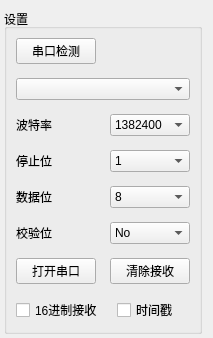
<?xml version="1.0" encoding="UTF-8"?>
<ui version="4.0">
 <class>WidgetSettings</class>
 <widget class="QWidget" name="WidgetSettings">
  <property name="geometry">
   <rect>
    <x>0</x>
    <y>0</y>
    <width>195</width>
    <height>336</height>
   </rect>
  </property>
  <property name="windowTitle">
   <string>Form</string>
  </property>
  <layout class="QHBoxLayout" name="horizontalLayout_2">
   <property name="leftMargin">
    <number>4</number>
   </property>
   <property name="topMargin">
    <number>9</number>
   </property>
   <property name="bottomMargin">
    <number>4</number>
   </property>
   <item>
    <layout class="QHBoxLayout" name="horizontalLayout">
     <property name="spacing">
      <number>0</number>
     </property>
     <item>
      <widget class="QGroupBox" name="groupBox">
       <property name="title">
        <string>设置</string>
       </property>
       <layout class="QVBoxLayout" name="verticalLayout_2">
        <item>
         <layout class="QVBoxLayout" name="verticalLayout">
          <property name="spacing">
           <number>14</number>
          </property>
          <item>
           <layout class="QHBoxLayout" name="horizontalLayout_3">
            <item>
             <widget class="QPushButton" name="btnSearchPort">
              <property name="text">
               <string>串口检测</string>
              </property>
             </widget>
            </item>
            <item>
             <spacer name="horizontalSpacer">
              <property name="orientation">
               <enum>Qt::Horizontal</enum>
              </property>
              <property name="sizeHint" stdset="0">
               <size>
                <width>40</width>
                <height>20</height>
               </size>
              </property>
             </spacer>
            </item>
           </layout>
          </item>
          <item>
           <layout class="QHBoxLayout" name="horizontalLayout_9">
            <item>
             <widget class="QComboBox" name="cbxPort"/>
            </item>
           </layout>
          </item>
          <item>
           <layout class="QHBoxLayout" name="horizontalLayout_8">
            <item>
             <widget class="QLabel" name="lblBaudRate">
              <property name="text">
               <string>波特率</string>
              </property>
             </widget>
            </item>
            <item>
             <widget class="QComboBox" name="cbxBaudRate">
              <item>
               <property name="text">
                <string>1382400</string>
               </property>
              </item>
              <item>
               <property name="text">
                <string>921600</string>
               </property>
              </item>
              <item>
               <property name="text">
                <string>460800</string>
               </property>
              </item>
              <item>
               <property name="text">
                <string>115200</string>
               </property>
              </item>
              <item>
               <property name="text">
                <string>38400</string>
               </property>
              </item>
              <item>
               <property name="text">
                <string>9600</string>
               </property>
              </item>
             </widget>
            </item>
           </layout>
          </item>
          <item>
           <layout class="QHBoxLayout" name="horizontalLayout_7">
            <item>
             <widget class="QLabel" name="lblStopBit">
              <property name="text">
               <string>停止位</string>
              </property>
             </widget>
            </item>
            <item>
             <widget class="QComboBox" name="cbxStopBit">
              <item>
               <property name="text">
                <string>1</string>
               </property>
              </item>
              <item>
               <property name="text">
                <string>2</string>
               </property>
              </item>
             </widget>
            </item>
           </layout>
          </item>
          <item>
           <layout class="QHBoxLayout" name="horizontalLayout_6">
            <item>
             <widget class="QLabel" name="lbllDataBit">
              <property name="text">
               <string>数据位</string>
              </property>
             </widget>
            </item>
            <item>
             <widget class="QComboBox" name="cbxDataBit">
              <item>
               <property name="text">
                <string>8</string>
               </property>
              </item>
              <item>
               <property name="text">
                <string>7</string>
               </property>
              </item>
              <item>
               <property name="text">
                <string>6</string>
               </property>
              </item>
              <item>
               <property name="text">
                <string>5</string>
               </property>
              </item>
             </widget>
            </item>
           </layout>
          </item>
          <item>
           <layout class="QHBoxLayout" name="horizontalLayout_5">
            <item>
             <widget class="QLabel" name="lblParityBit">
              <property name="text">
               <string>校验位</string>
              </property>
             </widget>
            </item>
            <item>
             <widget class="QComboBox" name="cbxParityBit">
              <item>
               <property name="text">
                <string>No</string>
               </property>
              </item>
              <item>
               <property name="text">
                <string>Odd</string>
               </property>
              </item>
              <item>
               <property name="text">
                <string>Even</string>
               </property>
              </item>
             </widget>
            </item>
           </layout>
          </item>
          <item>
           <layout class="QHBoxLayout" name="horizontalLayout_4">
            <item>
             <widget class="QPushButton" name="btnSerialPortOperation">
              <property name="text">
               <string>打开串口</string>
              </property>
             </widget>
            </item>
            <item>
             <widget class="QPushButton" name="btnClearRec">
              <property name="text">
               <string>清除接收</string>
              </property>
             </widget>
            </item>
           </layout>
          </item>
          <item>
           <layout class="QHBoxLayout" name="horizontalLayout_10">
            <item>
             <widget class="QCheckBox" name="isHexRec">
              <property name="text">
               <string>16进制接收</string>
              </property>
             </widget>
            </item>
            <item>
             <widget class="QCheckBox" name="isDisTime">
              <property name="text">
               <string>时间戳</string>
              </property>
             </widget>
            </item>
           </layout>
          </item>
          <item>
           <spacer name="verticalSpacer">
            <property name="orientation">
             <enum>Qt::Vertical</enum>
            </property>
            <property name="sizeHint" stdset="0">
             <size>
              <width>20</width>
              <height>40</height>
             </size>
            </property>
           </spacer>
          </item>
         </layout>
        </item>
       </layout>
      </widget>
     </item>
    </layout>
   </item>
  </layout>
 </widget>
 <resources/>
 <connections/>
</ui>
